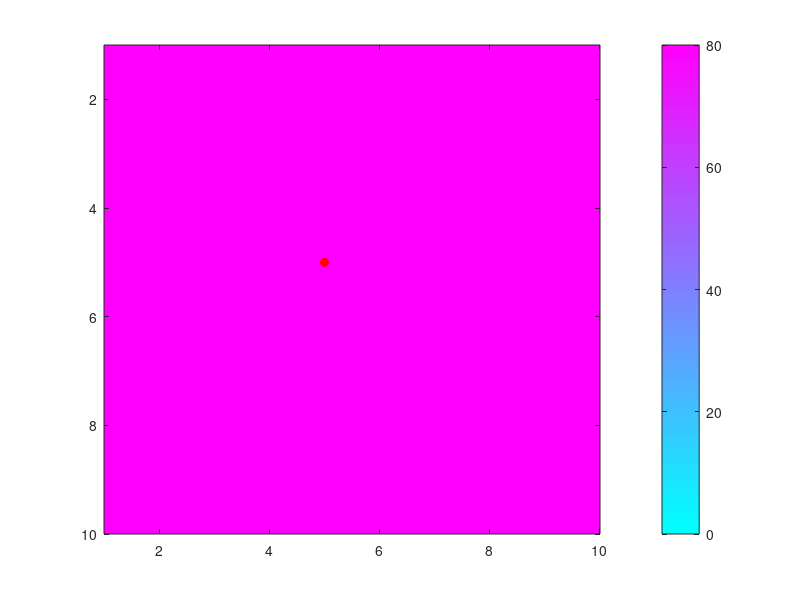

This chart was generated by the following MATLAB code: (Note: this script raises an error after producing the figure.)
clc
clear
close all

% Testing for Titan conditions

addpath(fullfile('..','planetwaves'))  

% ------------------------------------------------------------------------------------------------------------------------------------------------------------------------------------------------------------
% INPUT PARAMETERS:
% (1) PLANET CONDITIONS
%   (a) TITAN
Titan.rho_liquid = 540;                                                    % Hydrocarbon Liquid density [kg/m3]
Titan.nu_liquid = 3e-7;                                                    % Hydrocarbon Liquid Viscosity [m2/s]
Titan.nua = 0.0126/1e4;                                                    % Titan atmospheric gas viscosity [m2/s]
Titan.gravity = 1.352;                                                     % Titan Gravity [m/s2]
Titan.surface_temp = 92;                                                   % Titan Surface Temperature [K]
Titan.surface_press = 1.5*101300;                                          % Titan Surface Pressure [Pa]
Titan.surface_tension = 0.018;                                             % Hydrocarbon Liquid Surface Tension [N/m]
Titan.name = 'Titan';
%   (b) EARTH
Earth.rho_liquid = 997;                                                    % Water Liqid Density [kg/m3]       
Earth.nu_liquid = 1.143e-6;                                                % Water Liquid Viscosity [m2/s]
Earth.nua = 1.48e-5;                                                       % Earth atmospheric gas viscosity [m2/s]
Earth.gravity = 9.81;                                                      % Earth Gravity [m/s2]
Earth.surface_temp = 288;                                                  % Earth Surface Temperature [K]
Earth.surface_press = 1*101300;                                            % Earth Surface Pressure [Pa]
Earth.surface_tension = 0.072;                                             % Water Liquid Surface Tension [N/m]
Earth.name = 'Earth';
% (2a) MODEL GEOMETRY
Model.LonDim = 10;                                                    % Number of Grid Cells in X-Dimension (col count)
Model.LatDim = 10;                                                    % Number of Grid Cells in Y-Dimension (row count)
Model.Fdim = 35;                                                              % Number of Frequency bins
Model.Dirdim = 72;                                                              % Number of angular (th) bins, must be factorable by 8 for octants to satisfy the Courant condition of numerical stability
Model.long = 5;                                                       % longitude grid point for sampling during plotting
Model.lat = 5;                                                        % latitude grid point for sampling during plotting
Model.gridX = 10*10000;                                               % Grid size in X-dimension [m]
Model.gridY = 10*1000;                                               % Grid size in Y-dimension [m]
Model.mindelt = 0.001;                                                    % minimum time step
Model.maxdelt = 2000.0;                                                    % maximum time step
Model.time_step = 100;                                                     % Maximum Size of time step [s] -- if set too low can lead to numerical ringing
Model.num_time_steps = 100;                                                % Length of model run (in terms of # of time steps)
Model.tolH = NaN;                                                          % tolerance threshold for maturity
Model.cutoff_freq = 15;                                                    % cutoff frequency bin from diagnostic to advection -- if set too low can lead to numerical ringing
Model.min_freq = 0.05;                                                     % minimum frequency to model
Model.max_freq = 35;                                                       % maximum frequency to model
% (2b) BUOY SPECIFC:
Model.z_data = 10;                                                        % elevation of wind measurement [m]
Model.bathy_map = 80.*ones(Model.LonDim,Model.LatDim);
% (2c) TUNING PARAMETERS
Model.tune_A1 = 0.11;                                                      % wind sea (eq. 12 Donelan+2012)
Model.tune_mss_fac = 360;
Model.tune_Sdt_fac = 0.001;
Model.tune_Sbf_fac = 0.002;
Model.tune_cotharg = 0.2;
Model.tune_n = 2.4;
% (3) NEAR-SURFACE WIND CONDITIONS
test_speeds = [1 2 3];                                                      % magnitude of incoming wind [m/s] [e.g.
Wind.dir = 0;                                                              % direction of incoming wind [radians]
% (4) Unidirectional currents
Uniflow.East = 0;                                                          % eastward unidirectional current [m/s]
Uniflow.North = 0;                                                         % northward unidirectional current [m/s]
% (5) HOUSEKEEPING
Etc.showplots = 0;
Etc.savedata = 0;
% ------------------------------------------------------------------------------------------------------------------------------------------------------------------------------------------------------------
figure; 
imagesc(Model.bathy_map)
colormap cool; 
hold on
contour(Model.bathy_map,'--k')
plot(Model.long,Model.lat,'or','MarkerFaceColor','r')
colorbar

% ------------------------------------------------------------------------------------------------------------------------------------------------------------------------------------------------------------
% RUN THE MODEL
planet_to_run = Titan;
myHsig = cell(1, numel(test_speeds));
htgrid = cell(1, numel(test_speeds));
E_spec = cell(1, numel(test_speeds));

% Preallocate cell arrays to store results
myHsig = cell(1, numel(test_speeds));
htgrid = cell(1, numel(test_speeds));
E_spec = cell(1, numel(test_speeds));

parfor i = 1:numel(test_speeds)
    % Create a local copy of the Wind variable for each iteration so can be parallelized on local machine
    Wind_local = Wind;
    Wind_local.speed = test_speeds(i);
    
    [myHsig{i}, htgrid{i}, E_spec{i}, ~] = makeWaves(planet_to_run, Model, Wind_local, Uniflow, Etc);   % run model
    
end
disp('run finished')

% plot results

figure
for i = 1:numel(test_speeds)
    plot(myHsig{i}, '-', 'LineWidth', 3, 'DisplayName', num2str(test_speeds(i)))
    hold on
end
grid on;
legend('show', 'Location', 'northwest','interpreter','latex');
title(['Waves on',' ',planet_to_run.name],'interpreter','latex');
xlabel('model time step [$\Delta$ t]','interpreter','latex')
ylabel('significant wave height [m]','interpreter','latex')


for k = 1:numel(test_speeds)
    buoy_waves(k) = htgrid{k}{end}(Model.long,Model.lat);
end

figure('units','normalized','outerposition',[0 0 1 1])
for speed = 1:numel(test_speeds)
    
    subplot(1,3,3)
    plot(test_speeds,buoy_waves,'-sb','LineWidth',1,'MarkerFaceColor','b')
    hold on
    plot(test_speeds(speed),htgrid{speed}{end}(Model.long,Model.lat),'-sr','LineWidth',1,'MarkerFaceColor','r')
    hold off;
    xlabel('u [m/s]')
    ylabel('H_{sig} [m]')
    grid on;
    
    plot_grid = htgrid{speed}{end}';
    plot_grid(isnan(plot_grid)) = 0;
    plot_alpha_data = ones(size(plot_grid));
    plot_alpha_data(plot_grid==0) = 0;

    ax1 = subplot(1,3,[1,2]);
    h1 = imagesc(plot_grid);
    colormap linspecer
    xlabel('longitude [km]')
    ylabel('latitude [km]')
    title(sprintf('u = %i m/s',test_speeds(speed)))
    c1 = colorbar;
    c1.Label.String = 'H_{sig} [m]';
    set(h1, 'AlphaData', plot_alpha_data);
    hold on;
    
    contour(plot_grid,'-k','LineWidth',2)

    grid on
    new_xtick = get(gca, 'XTick')*(Model.gridX)/1000;
    new_ytick = get(gca, 'YTick')*(Model.gridY)/1000;
    set(gca, 'XTick',  get(gca, 'XTick'), 'XTickLabel', arrayfun(@(x) sprintf('%d', x), new_xtick, 'UniformOutput', false));
    set(gca, 'YTick',  get(gca, 'YTick'), 'YTickLabel', arrayfun(@(y) sprintf('%d', y), new_ytick, 'UniformOutput', false));
    
    
    [wx,wy] = pol2cart(Wind.dir,1);
    plot(Model.long,Model.lat,'pentagram','MarkerFaceColor','k','MarkerEdgeColor','k','MarkerSize',20)

    for i = 1:Model.LonDim
        for j = 1:Model.LatDim
            quiver(i, j, (speed/5)*wx, (speed/5)*wy, 'k', 'MaxHeadSize', 1);
        end
    end
    set(ax1,'Ydir','reverse')
    %set(ax1,'Xdir','reverse')
    drawnow
    % if speed == 1
    %     gif('LakeSuperior_largegrid.gif','DelayTime',1)
    % else
    %     gif
    % end
end

figure('units','normalized','outerposition',[0 0 1 1])
for speed = 1:numel(test_speeds)
    
    subplot(1,3,3)
    plot(test_speeds,buoy_waves,'-sb','LineWidth',1,'MarkerFaceColor','b')
    hold on
    plot(test_speeds(speed),htgrid{speed}{end}(Model.long,Model.lat),'-sr','LineWidth',1,'MarkerFaceColor','r')
    hold off;
    xlabel('u [m/s]')
    ylabel('H_{sig} [m]')
    grid on;
    
    plot_grid = htgrid{speed}{end}';
    plot_grid(isnan(plot_grid)) = 0;
    plot_alpha_data = ones(size(plot_grid));
    plot_alpha_data(plot_grid==0) = 0;

    ax1 = subplot(1,3,[1,2]);
    h1 = imagesc(plot_grid./Model.bathy_map);
    colormap linspecer
    xlabel('longitude [km]')
    ylabel('latitude [km]')
    title(sprintf('H/D at u = %i m/s',test_speeds(speed)))
    c1 = colorbar;
    clim([0 1])
    c1.Label.String = 'H_{sig}/Depth';
    set(h1, 'AlphaData', plot_alpha_data);
    hold on;
   
    grid on
    new_xtick = get(gca, 'XTick')*(Model.gridX)/1000;
    new_ytick = get(gca, 'YTick')*(Model.gridY)/1000;
    set(gca, 'XTick',  get(gca, 'XTick'), 'XTickLabel', arrayfun(@(x) sprintf('%d', x), new_xtick, 'UniformOutput', false));
    set(gca, 'YTick',  get(gca, 'YTick'), 'YTickLabel', arrayfun(@(y) sprintf('%d', y), new_ytick, 'UniformOutput', false));
    
    
    [wx,wy] = pol2cart(Wind.dir,1);
    plot(Model.long,Model.lat,'pentagram','MarkerFaceColor','k','MarkerEdgeColor','k','MarkerSize',20)

    for i = 1:Model.LonDim
        for j = 1:Model.LatDim
            quiver(i, j, (speed/5)*wx, (speed/5)*wy, 'k', 'MaxHeadSize', 1);
        end
    end
    set(ax1,'Ydir','reverse')
    %set(ax1,'Xdir','reverse')
    drawnow
    % if speed == 1
    %     gif('LakeSuperior_largegrid_H_D.gif','DelayTime',1)
    % else
    %     gif
    % end
end

